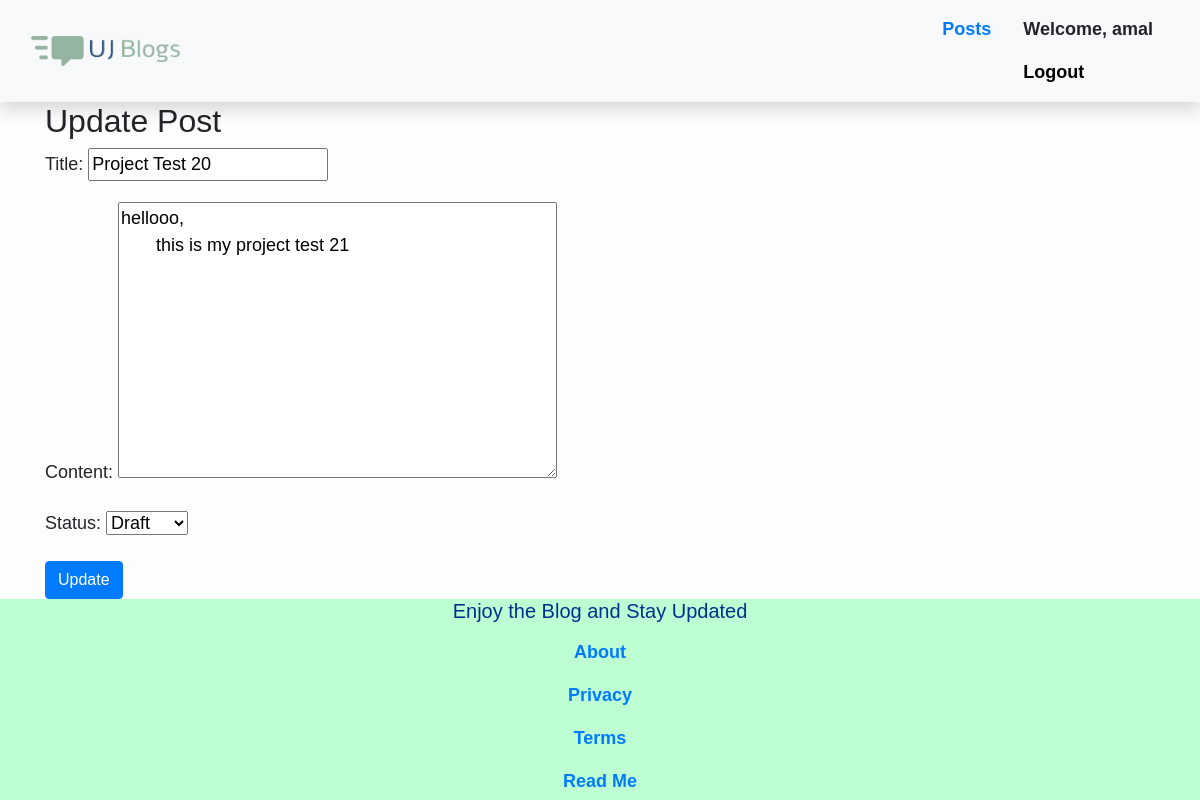
The page /update_post/3/ (signed in) on the database its author committed.
### blog/models.py (models this page shows, shortened)
class Post(models.Model):
    title = models.CharField(max_length=200)
    slug = AutoSlugField(populate_from='title', unique=True)
    author = models.ForeignKey(User, on_delete=models.CASCADE)
    content = models.TextField()
    created_at = models.DateTimeField(default=timezone.now)
    updated_at = models.DateTimeField(auto_now=True)
    status = models.CharField(max_length=10, choices=STATUS_CHOICES, default='draft')
    class Meta:
        ordering = ['-created_at']

### blog/views.py (the view)
# urls.py: path('update_post/<int:post_id>/', views.update_post, name='update_post'),
@login_required
def update_post(request, post_id):
    post = get_object_or_404(Post, id=post_id, author=request.user)
    if request.method == 'POST':
        form = PostForm(request.POST, instance=post)
        if form.is_valid():
            form.save()
            return redirect('home')  # Redirect to home or post detail page after updating
    else:
        form = PostForm(instance=post)
    return render(request, 'blog/update_post.html', {'form': form})

### blog/forms.py
class PostForm(forms.ModelForm):
    class Meta:
        model = Post
        fields = ['title', 'content', 'status']

### blog/templates/blog/update_post.html (shortened to what this page needs)
{% extends "blog/base.html" %}
{% block content %}
<div class="container">
    <h2>Update Post</h2>
    <form method="post">
        {{ form.as_p }}
        <button type="submit" class="btn btn-primary">Update</button>
    </form>
</div>
{% endblock %}

### blog/templates/blog/base.html (shortened to what this page needs)
<!DOCTYPE html>
<html lang="en">
<head>
  <link rel="stylesheet" href="https://stackpath.bootstrapcdn.com/bootstrap/4.5.2/css/bootstrap.min.css">
</head>
<body>
  <div id="bodydiv">
    <div id="nofooter">
      <nav class="navbar navbar-expand-lg navbar-light bg-light shadow" id="topnav">
        <div class="container-fluid">
          {% load static %}
          <a class="navbar-brand" href="{% url 'home' %}">
            <img src="{% static 'blog/logo.png' %}" width="150" height="30" class="d-inline-block align-top" alt="logo">
          </a>
          <div class="nav justify-content-end">
            <div class="d-inline">
              <a class="nav-link text-black font-weight-bold" href="{% url 'posts' %}">Posts</a>
            </div>
            {% if user.is_authenticated %}
            <div class="d-inline">
              <span class="nav-link text-black font-weight-bold">Welcome, {{ user.username }}</span>
              <form method="post" action="{% url 'logout' %}">
                <button type="submit" class="nav-link text-black font-weight-bold" style="background: none; border: none;">Logout</button>
              </form>
            </div>
            {% else %}
            <div class="d-inline">
              <a class="nav-link text-black font-weight-bold" href="{% url 'login' %}">Login</a>
            </div>
            {% endif %}
          </div>
        </div>
      </nav>
      {% block content %}
      {% endblock content %}
    </div>
    <footer class="footer" id="foot">
      <div class="container">
        <h5 style="text-align:center;">Enjoy the Blog and Stay Updated</h5>
        <nav class="navigation">
          <div class="container-fluid">
            <div class="navigation" id="navfooter">
              <span>
                <a style="text-align:center;" class="nav-link text-black font-weight-bold" href="{% url 'about' %}">About</a>
              </span>
              <span>
                <a style="text-align:center;" class="nav-link text-black font-weight-bold" href="{% url 'privacy' %}">Privacy</a>
              </span>
              <span>
                <a style="text-align:center;" class="nav-link text-black font-weight-bold" href="{% url 'tos' %}">Terms</a>
              </span>
              <span>
                <a style="text-align:center;" class="nav-link text-black font-weight-bold" href="{% url 'read_me' %}">Read Me</a>
              </span>
            </div>
          </div>
        </nav>
      </div>
    </footer>
  </div>
</body>
</html>

### blog/templates/blog/base.html (style rules this page uses)
html, body { height: 100%; margin: 0; }
body { font-family: sans-serif; font-size: 18px; background-color: #fdfdfd; display: flex; flex-direction: column; }
#bodydiv { flex: 1; display: flex; flex-direction: column; }
#nofooter { flex: 1; }
.navigation { text-align: right; }
#foot { flex-shrink: 0; font-family: sans-serif; background-color: #BDFFD3; color: #00308F; bottom: 0px; width: 100%; text-align: center; }

### rows shown on the page
Post: title "Project Test 20", content "hellooo, this is my project test 21", status "Draft"

### other values the page prints
{{ user.username }} "amal"
